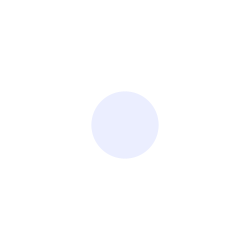
Frame 1 (no input)
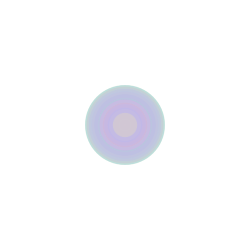
Frame 60 (the mouse pressed at the canvas centre just before this capture)
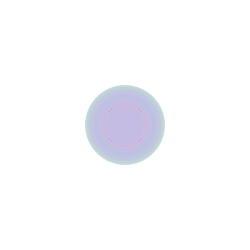
Frame 120 (the mouse held since frame 60 and released just before this capture)

The Processing sketch that drew these frames (run headless with seeded random() and noise(); from frame 60 on, the mouse is pressed at the canvas centre):

// Processing sketch: processing_92946
// ── processing_92946.pde

int counter;

void setup() {  //setup function called initially, only once
  size(250, 250);
  background(255);  //set background white
  colorMode(HSB);   //set colors to Hue, Saturation, Brightness mode
  counter = 0;
}

void draw() {  //draw function loops 
  counter++;
  noStroke();
  fill(random(255),100,255,50);
  
  if(mousePressed == true) { //add some interaction
    ellipse(mouseX, mouseY, 40, 40);
  }
  else {
    ellipse(width/2, height/2, 80*sin(counter), 80*sin(counter));
  }
}
